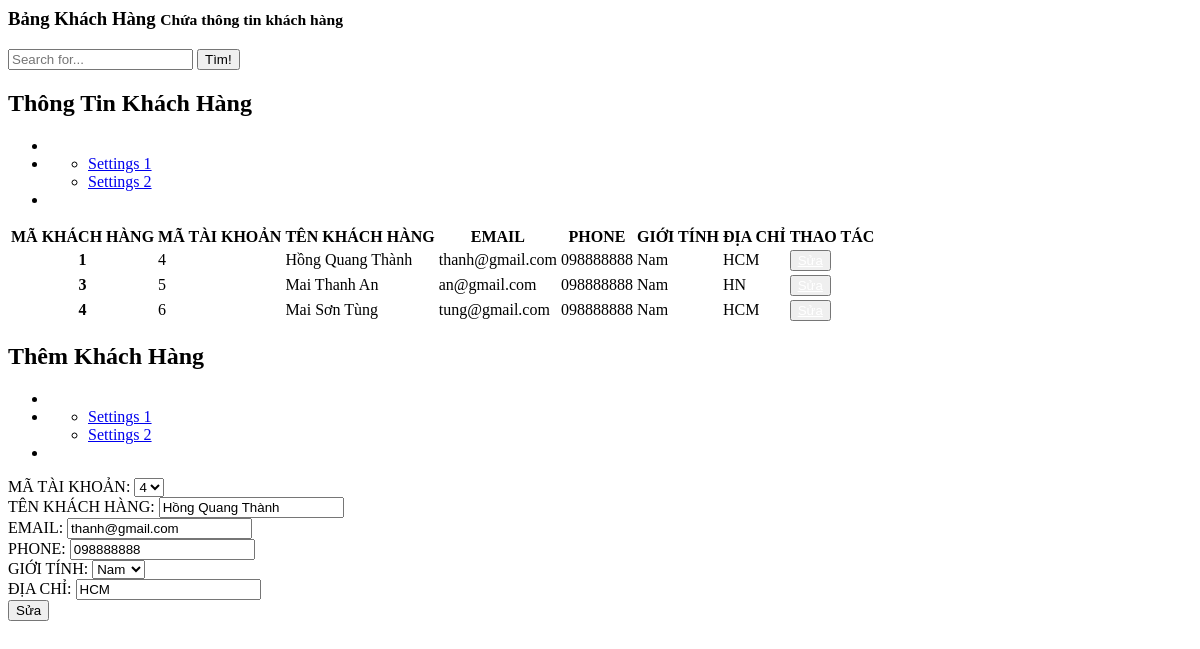
The app's page /admin/dashboard/manage_user.php?updatekh=1 with its own data.
### tables this page shows
CREATE TABLE `khachhang` (
  `MA_KH` int(10) UNSIGNED NOT NULL,
  `MA_TK` int(10) UNSIGNED DEFAULT NULL,
  `TEN_KH` varchar(50) NOT NULL,
  `EMAIL` varchar(40) NOT NULL,
  `PHONE` varchar(10) NOT NULL,
  `GIOI_TINH` varchar(10) NOT NULL,
  `DIA_CHI` varchar(50) DEFAULT NULL
);

### admin/dashboard/manage_user.php (the view, shortened to what this page needs)
<?php
$action_permission = "./action/add_user.php";
$displayupdate = 'none';
$MA_TK = "";
$TEN_KH = "";
$EMAIL = "";
$PHONE = "";
$DIACHI = "";
if (isset($_GET['updatekh'])) {
  $displayupdate = 'block';
  $id_ma_tk = $_GET['updatekh'];
  $showAccount = "SELECT * FROM khachhang WHERE MA_KH = '$id_ma_tk'";
  $data1 = mysqli_fetch_assoc(mysqli_query($connect, $showAccount));
  $MA_TK = $data1['MA_TK'];
  $TEN_KH = $data1['TEN_KH'];
  $EMAIL = $data1['EMAIL'];
  $PHONE = $data1['PHONE'];
  $DIACHI = $data1['DIA_CHI'];
  $action_permission = "./action/update_user.php";
}
?>
<div class="right_col" role="main">
  <div class="">
    <div class="page-title">
      <div class="title_left">
        <h3>Bảng Khách Hàng <small>Chứa thông tin khách hàng</small></h3>
      </div>
      <div class="title_right">
        <div class="col-md-5 col-sm-5 col-xs-12 form-group pull-right top_search">
          <div class="input-group">
            <input type="text" class="form-control" placeholder="Search for...">
            <span class="input-group-btn">
              <button class="btn btn-default" type="button">Tìm!</button>
            </span>
          </div>
        </div>
      </div>
    </div>
    <div class="row">
      <div class="col-md-8 col-sm-6 col-xs-12">
        <div class="x_panel">
          <div class="x_title">
            <h2>Thông Tin Khách Hàng </h2>
            <ul class="nav navbar-right panel_toolbox">
              <li><a class="collapse-link"><i class="fa fa-chevron-up"></i></a>
              </li>
              <li class="dropdown">
                <ul class="dropdown-menu" role="menu">
                  <li><a href="#">Settings 1</a>
                  </li>
                  <li><a href="#">Settings 2</a>
                  </li>
                </ul>
              </li>
              <li><a class="close-link"><i class="fa fa-close"></i></a>
              </li>
            </ul>
          </div>
          <div class="x_content" style="overflow: auto;">
            <table class="table table-striped">
              <thead>
                <tr>
                  <th>MÃ KHÁCH HÀNG</th>
                  <th>MÃ TÀI KHOẢN</th>
                  <th>TÊN KHÁCH HÀNG</th>
                  <th>EMAIL</th>
                  <th>PHONE</th>
                  <th>GIỚI TÍNH</th>
                  <th>ĐỊA CHỈ</th>
                  <th>THAO TÁC</th>
                </tr>
              </thead>
              <tbody>
                <?php
                $getUser = "SELECT * FROM khachhang";
                $Users = mysqli_query($connect, $getUser);
                while ($User = mysqli_fetch_array($Users)) {
                    if($User['GIOI_TINH']=='1'){
                        $sex="Nam";
                      } else if($User['GIOI_TINH']=='0'){
                        $sex = "Nữ";
                      } else if($User['GIOI_TINH']=='-1'){
                        $sex = "Khác";
                      }else $sex = $User['GIOI_TINH'];
                ?>
                  <tr>
                    <th scope="row"><?php echo $User['MA_KH']  ?></th>
                    <td><?php echo $User['MA_TK'] ?></td>
                    <td><?php echo $User['TEN_KH'] ?></td>
                    <td><?php echo $User['EMAIL'] ?></td>
                    <td><?php echo $User['PHONE'] ?></td>
                    <td><?php echo $sex ?></td>
                    <td><?php echo $User['DIA_CHI'] ?></td>
                    <td>
                      <button id="open-update-PN" type="button" class="btn btn-warning" onclick=''><a style="color: white;" href="index.php?manage=user&updatekh=<?php echo $User['MA_KH'] ?>">Sửa</a></button>
                    </td>
                  </tr>
                <?php
                }
                ?>
              </tbody>
            </table>
          </div>
        </div>
      </div>
      <div class="col-md-4 col-sm-6 col-xs-12">
        <div class="x_panel">
          <div class="x_title">
            <h2>Thêm Khách Hàng</h2>
            <ul class="nav navbar-right panel_toolbox">
              <li><a class="collapse-link"><i class="fa fa-chevron-up"></i></a>
              </li>
              <li class="dropdown">
                <ul class="dropdown-menu" role="menu">
                  <li><a href="#">Settings 1</a>
                  </li>
                  <li><a href="#">Settings 2</a>
                  </li>
                </ul>
              </li>
              <li><a class="close-link"><i class="fa fa-close"></i></a>
              </li>
            </ul>
          </div>
          <div class="x_content">
            <form action="<?php echo $action_permission ?>" method="get" id="form-customer">
              <div class="form-group">
                <div class="form-group">
                  <label for="matk">MÃ TÀI KHOẢN:</label>
                  <select class="form-control" id="matk" name="matk">
                    <option hidden value="<?php echo  $MA_TK ?>" selected><?php echo  $MA_TK ?></option>
                  </select>
                </div>
                <div class="form-group">
                  <label for="tenkh">TÊN KHÁCH HÀNG:</label>
                  <input type="text" class="form-control" id="tenkh" placeholder="Nhập tên khách hàng" name="tenkh" value="<?php echo  $TEN_KH ?>" require>
                </div>
                <div class="form-group">
                  <label for="email">EMAIL:</label>
                  <input type="text" class="form-control" id="email" placeholder="Nhập email" name="email" value="<?php echo  $EMAIL ?>" require>
                </div>
                <div class="form-group">
                  <label for="phone">PHONE:</label>
                  <input type="text" class="form-control" id="phone" placeholder="Nhập số điện thoại" name="phone" value="<?php echo $PHONE ?>" require>
                </div>
                <div class="form-group">
                  <label for="sex">GIỚI TÍNH:</label>
                  <select class="form-control" id="sex" name="sex">
                    <option value="1">Nam</option>
                  </select>
                </div>
                <div class="form-group">
                  <label for="dc">ĐỊA CHỈ:</label>
                  <input type="text" class="form-control" id="dc" placeholder="Nhập địa chỉ" name="dc" value="<?php echo  $DIACHI ?>" require>
                </div>
                <div id="button-update-PN" style="display:<?php echo $displayupdate ?>">
                  <button type="submit" class="btn btn-warning">Sửa</button>
                </div>
            </form>
          </div>
        </div>
      </div>
    </div>
  </div>
</div>

### records on screen
khachhang: MA_KH "1", MA_TK "4", TEN_KH "Hồng Quang Thành", EMAIL "thanh@gmail.com", PHONE "098888888", GIOI_TINH "Nam", DIA_CHI "HCM", matk "4", tenkh "Hồng Quang Thành", email "thanh@gmail.com", phone "098888888", dc "HCM"
khachhang: MA_KH "3", MA_TK "5", TEN_KH "Mai Thanh An", EMAIL "an@gmail.com", PHONE "098888888", GIOI_TINH "Nam", DIA_CHI "HN"
khachhang: MA_KH "4", MA_TK "6", TEN_KH "Mai Sơn Tùng", EMAIL "tung@gmail.com", PHONE "098888888", GIOI_TINH "Nam", DIA_CHI "HCM"
